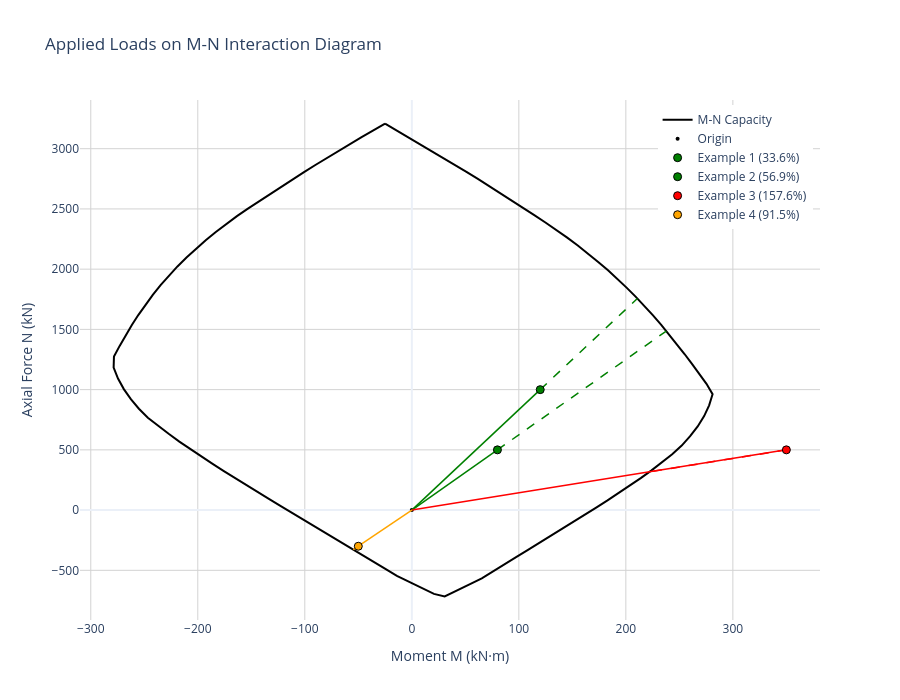

The notebook cell saved with this chart:
### Markdown cell above
### Visualize Applied Loads on M-N Diagram

### Code cell
# Visualize applied loads using the new plot() method with load points
load_cases = [
    {"N_Ed": N_Ed_1, "M_Ed": M_Ed_1, "name": f"Example 1 ({util_1:.1%})"},
    {"N_Ed": N_Ed_2, "M_Ed": M_Ed_2, "name": f"Example 2 ({util_2:.1%})"},
    {"N_Ed": N_Ed_3, "M_Ed": M_Ed_3, "name": f"Example 3 ({util_3:.1%})"},
    {"N_Ed": N_Ed_4, "M_Ed": M_Ed_4, "name": f"Example 4 ({util_4:.1%})"},
]

fig = diagram.plot_mn(
    load_points=load_cases,
    show_vectors=True,
    show_metadata=True,
    show=True,
    title="Applied Loads on M-N Interaction Diagram",
    n_points=120
)

# The interactive plot shows:
# - Color-coded load points (green=safe, orange=warning, red=unsafe)
# - Vector rays from origin through load points to capacity boundary
# - Hover over load points to see full metadata:
#   * N_Ed, M_Ed (applied loads)
#   * N_Rd, M_Rd (capacity)
#   * Utilization ratio
#   * Pass/Fail status

### Figure 1 — Plotly figure (JSON) as saved in the notebook; plotly's stock layout.template omitted (floating-point values rounded to 4 significant figures)
{"data": [{"hovertemplate": "M: %{x:.3g} kN·m<br>N: %{y:.3g} kN<extra></extra>", "line": {"color": "black", "width": 2}, "mode": "lines", "name": "M-N Capacity", "type": "scatter", "x": [-25.0, -14.1, -3.126, 7.827, 18.72, 29.56, 40.34, 51.05, 61.72, 72.34, 82.93, 93.46, 104.0, 114.4, 124.8, 135.1, 145.2, 155.1, 164.7, 174.2, 183.3, 192.2, 200.9, 209.3, 217.5, 225.4, 233.1, 240.5, 247.8, 254.9, 261.8, 268.6, 275.4, 281.1, 277.8, 273.2, 267.1, 260.1, 252.2, 243.3, 233.8, 224.0, 213.9, 203.7, 193.3, 182.9, 172.3, 161.7, 151.0, 140.3, 129.6, 118.9, 108.2, 97.45, 86.68, 76.02, 65.38, 53.91, 42.28, 30.72, 20.69, 9.006, -2.58, -13.95, -24.71, -35.47, -46.31, -57.17, -68.0, -78.83, -89.64, -100.4, -111.2, -122.0, -132.8, -143.6, -154.3, -165.0, -175.6, -186.2, -196.7, -207.0, -217.3, -227.2, -237.1, -246.7, -255.0, -262.6, -269.1, -274.6, -278.6, -278.3, -273.0, -267.5, -261.6, -255.5, -249.0, -242.1, -234.8, -227.1, -219.0, -210.6, -201.8, -192.6, -183.2, -173.4, -163.4, -153.2, -142.8, -132.3, -121.8, -111.3, -100.8, -90.13, -79.44, -68.69, -57.86, -46.94, -35.94, -25.0], "y": [3208.0, 3151.0, 3095.0, 3039.0, 2982.0, 2924.0, 2866.0, 2808.0, 2749.0, 2690.0, 2630.0, 2570.0, 2509.0, 2449.0, 2388.0, 2325.0, 2261.0, 2196.0, 2129.0, 2060.0, 1990.0, 1918.0, 1845.0, 1770.0, 1694.0, 1616.0, 1537.0, 1458.0, 1377.0, 1296.0, 1214.0, 1131.0, 1048.0, 962.2, 869.6, 780.1, 694.6, 613.1, 535.5, 463.6, 395.5, 329.6, 265.7, 202.7, 141.5, 80.65, 20.96, -38.53, -97.44, -156.1, -214.7, -273.5, -332.1, -390.3, -448.3, -507.4, -566.3, -617.3, -666.5, -716.1, -695.6, -647.1, -597.4, -545.5, -487.4, -429.3, -371.9, -314.6, -257.2, -199.7, -142.0, -84.16, -26.4, 31.38, 89.26, 147.3, 205.9, 264.7, 323.8, 384.1, 444.3, 506.4, 568.7, 633.3, 699.0, 766.4, 841.5, 920.9, 1004.0, 1092.0, 1183.0, 1275.0, 1363.0, 1450.0, 1536.0, 1621.0, 1705.0, 1787.0, 1867.0, 1946.0, 2023.0, 2097.0, 2170.0, 2240.0, 2309.0, 2375.0, 2440.0, 2502.0, 2564.0, 2625.0, 2685.0, 2745.0, 2805.0, 2865.0, 2923.0, 2982.0, 3039.0, 3096.0, 3152.0, 3208.0]}, {"hovertemplate": "Origin (0,0)<extra></extra>", "marker": {"color": "black", "size": 4, "symbol": "circle"}, "mode": "markers", "name": "Origin", "type": "scatter", "x": [0], "y": [0]}, {"hoverinfo": "skip", "line": {"color": "green", "dash": "solid", "width": 1.5}, "mode": "lines", "showlegend": false, "type": "scatter", "x": [0, 80], "y": [0, 500]}, {"hoverinfo": "skip", "line": {"color": "green", "dash": "dash", "width": 1.5}, "mode": "lines", "showlegend": false, "type": "scatter", "x": [80, 237.8], "y": [500, 1486.0]}, {"hovertemplate": "<b>Example 1 (33.6%)</b><br>N_Ed: 500 kN<br>M_Ed: 80 kN·m<br>N_Rd: 1.49e+03 kN<br>M_Rd: 238 kN·m<br>Utilization: 33.6%<br>Status: ✓ PASS<extra></extra>", "marker": {"color": "green", "line": {"color": "black", "width": 1}, "size": 8, "symbol": "circle"}, "mode": "markers", "name": "Example 1 (33.6%)", "type": "scatter", "x": [80], "y": [500]}, {"hoverinfo": "skip", "line": {"color": "green", "dash": "solid", "width": 1.5}, "mode": "lines", "showlegend": false, "type": "scatter", "x": [0, 120], "y": [0, 1000]}, {"hoverinfo": "skip", "line": {"color": "green", "dash": "dash", "width": 1.5}, "mode": "lines", "showlegend": false, "type": "scatter", "x": [120, 210.8], "y": [1000, 1756.0]}, {"hovertemplate": "<b>Example 2 (56.9%)</b><br>N_Ed: 1e+03 kN<br>M_Ed: 120 kN·m<br>N_Rd: 1.76e+03 kN<br>M_Rd: 211 kN·m<br>Utilization: 56.9%<br>Status: ✓ PASS<extra></extra>", "marker": {"color": "green", "line": {"color": "black", "width": 1}, "size": 8, "symbol": "circle"}, "mode": "markers", "name": "Example 2 (56.9%)", "type": "scatter", "x": [120], "y": [1000]}, {"hoverinfo": "skip", "line": {"color": "red", "dash": "solid", "width": 1.5}, "mode": "lines", "showlegend": false, "type": "scatter", "x": [0, 350], "y": [0, 500]}, {"hoverinfo": "skip", "line": {"color": "red", "dash": "dash", "width": 1.5}, "mode": "lines", "showlegend": false, "type": "scatter", "x": [350, 222.0], "y": [500, 317.2]}, {"hovertemplate": "<b>Example 3 (157.6%)</b><br>N_Ed: 500 kN<br>M_Ed: 350 kN·m<br>N_Rd: 317 kN<br>M_Rd: 222 kN·m<br>Utilization: 157.6%<br>Status: ✗ FAIL<extra></extra>", "marker": {"color": "red", "line": {"color": "black", "width": 1}, "size": 8, "symbol": "circle"}, "mode": "markers", "name": "Example 3 (157.6%)", "type": "scatter", "x": [350], "y": [500]}, {"hoverinfo": "skip", "line": {"color": "orange", "dash": "solid", "width": 1.5}, "mode": "lines", "showlegend": false, "type": "scatter", "x": [0, -50], "y": [0, -300]}, {"hoverinfo": "skip", "line": {"color": "orange", "dash": "dash", "width": 1.5}, "mode": "lines", "showlegend": false, "type": "scatter", "x": [-50, -54.65], "y": [-300, -327.9]}, {"hovertemplate": "<b>Example 4 (91.5%)</b><br>N_Ed: -300 kN<br>M_Ed: -50 kN·m<br>N_Rd: -328 kN<br>M_Rd: -54.6 kN·m<br>Utilization: 91.5%<br>Status: ✓ PASS<extra></extra>", "marker": {"color": "orange", "line": {"color": "black", "width": 1}, "size": 8, "symbol": "circle"}, "mode": "markers", "name": "Example 4 (91.5%)", "type": "scatter", "x": [-50], "y": [-300]}], "layout": {"height": 700, "legend": {"x": 0.99, "xanchor": "right", "y": 0.99, "yanchor": "top"}, "title": {"text": "Applied Loads on M-N Interaction Diagram"}, "width": 900, "xaxis": {"gridcolor": "lightgray", "range": [-310.1, 381.4], "title": {"text": "Moment M (kN·m)"}, "zeroline": true}, "yaxis": {"gridcolor": "lightgray", "range": [-912.3, 3404.0], "title": {"text": "Axial Force N (kN)"}, "zeroline": true}}}
